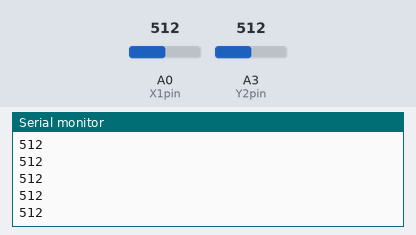
The sketch below on a simulated Arduino Uno, built with avr-gcc and run on an emulated ATmega328P. Parts: the last lines printed to the serial monitor. The inputs (shaded band) are chosen by the test bench; at power-on: A0 (X1pin) = 512, A3 (Y2pin) = 512. No radio packets arrive unless stated.

Above: at 1.2 s.
1.3 s: A0 (X1pin) set to 716
At 1.9 s:
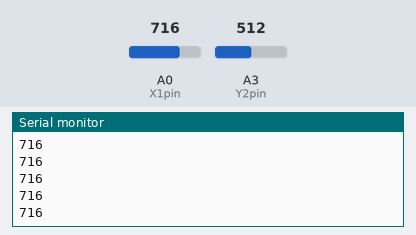
2.8 s: A0 (X1pin) set to 900
At 3.4 s:
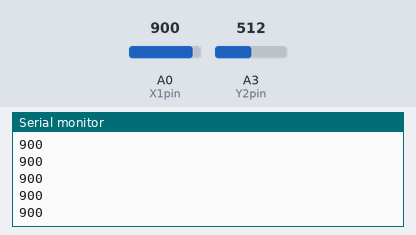
Timing chart, 0 to 5.8 s (numbered marks = the images above; inputs shaded):
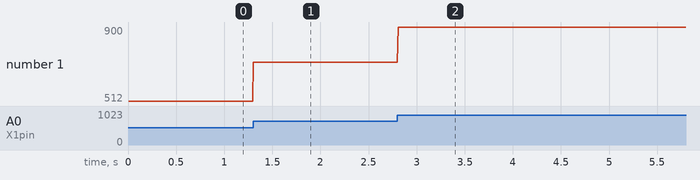

The sketch:

RC_transmitter.ino
```cpp
#include <SPI.h>
#include <nRF24L01.h>
#include <RF24.h>
RF24 radio(7,8); // CE, CSN
const byte address[6] = "00001";

int X1pin = A0;
int Y1pin = A1;
int X2pin = A2;
int Y2pin = A3;
int X1val;
int Y1val;
int X2val;
int Y2val;
int arrayVal[2];

void setup() {

  pinMode(X1pin, INPUT);
  pinMode(Y1pin, INPUT);
  pinMode(X2pin, INPUT);
  pinMode(Y2pin, INPUT);
  Serial.begin(9600);

  radio.begin();
  radio.openWritingPipe(address);
  radio.setPALevel(RF24_PA_MIN);
  radio.stopListening();

}

void loop() {

    X1val = analogRead(X1pin);
    Y2val = analogRead(Y2pin);
    arrayVal[0] = X1val;
    arrayVal[1] = Y2val;

    radio.write(&arrayVal, sizeof(arrayVal));

    Serial.println(arrayVal[0]);
    delay(5);
}
```

Measured:
- after the input at 1.3 s, the serial monitor: prints a new line at once (image 1)
- after the input at 2.8 s, the serial monitor: prints a new line at once (image 2)
- plotted number 1: 512 → 716 after the input at 1.3 s, 716 → 900 after the input at 2.8 s
